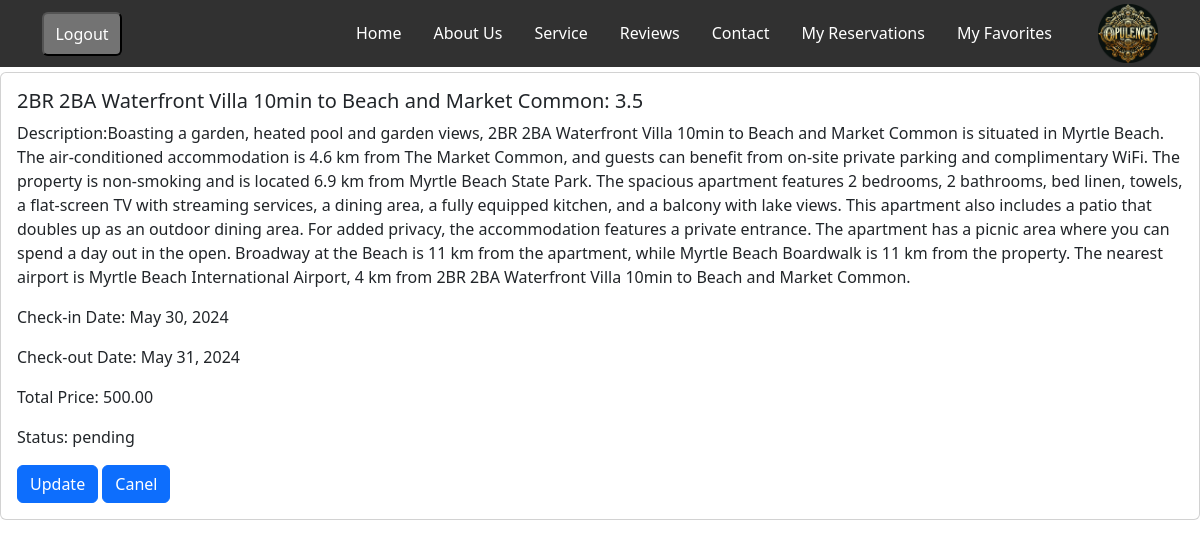
The app's page /res/res-details/5 (signed in) with its own data.
### reservations/models.py (models this page shows, shortened)
class Reservation(models.Model):
    user = models.ForeignKey(settings.AUTH_USER_MODEL, null=True, blank=True, on_delete=models.CASCADE)
    apartment = models.ForeignKey(Apartment, on_delete=models.CASCADE)
    check_in_date = models.DateField()
    check_out_date = models.DateField()
    total_price = models.DecimalField(max_digits=10, decimal_places=2)
    reservation_status = models.ForeignKey(ReservationStatus, on_delete=models.CASCADE,default=1)

class ReservationStatus(models.Model):
    status_name = models.CharField(max_length=100, unique=True)
    def __str__(self):
        return self.status_name

### apartments/models.py (models this page shows)
class Apartment(models.Model):
    category = models.ForeignKey(Category, on_delete=models.CASCADE)
    country=models.ForeignKey(Country,on_delete=models.SET_NULL,null=True,blank=True)
    city = models.ForeignKey(City, on_delete=models.CASCADE,null=True)
    actual_address=models.CharField(max_length=255,null=True)
    maps_link=models.CharField(max_length=255,null=True)
    apt_name = models.CharField(max_length=255)
    description = models.TextField()
    cover_image=models.ImageField(upload_to='covers/',null=True)
    district = models.CharField(max_length=30,null=True)
    is_active = models.BooleanField(default=True)
    is_booked = models.BooleanField(default=False)
    rooms = models.IntegerField(null=True)
    beds = models.IntegerField(null=True)
    bath_rooms = models.IntegerField(null=True)
    wifi = models.BooleanField(default=False)
    tv = models.BooleanField(default=False)
    price_per_night = models.DecimalField(max_digits=10, decimal_places=2)
    user = models.ForeignKey(settings.AUTH_USER_MODEL, null=True, blank=True, on_delete=models.CASCADE)
    created_at = models.DateTimeField(auto_now_add=True,null=True)
    updated_at = models.DateTimeField(auto_now=True,null=True)
    def average_rating(self) -> float:
        return Comment.objects.filter(apartment=self).aggregate(Avg("star_rating"))["star_rating__avg"] or 0
    def __str__(self):
        return f"{self.apt_name}: {self.average_rating()}"

### reservations/views.py (the view)
# urls.py: path("res-details/<int:pk>", ReservationDetailView.as_view(), name='detail-reserv'),
class ReservationDetailView(LoginRequiredMixin, DetailView):
    model = Reservation
    template_name = "reservations/res_detail.html"
    context_object_name = "reservation"
    def get_queryset(self):
        reservations = Reservation.objects.filter(user=self.request.user)
        return reservations
    def get(self, request, *args, **kwargs):
        queryset = self.get_queryset()
        if queryset.exists():
            return super().get(request, *args, **kwargs)
        else:
            return HttpResponseRedirect(reverse('error-url'))

### templates/reservations/res_detail.html (shortened to what this page needs)
{% extends "main_base.html" %}
{% block content %}
<br><br><br>
{% if reservation %}
      <div class="card">
        <div class="card-body">
          <h5 class="card-title">{{ reservation.apartment }}</h5>
          <p>Description:{{ reservation.apartment.description }}</p>
          <p>Check-in Date: {{ reservation.check_in_date }}</p>
          <p>Check-out Date: {{ reservation.check_out_date }}</p>
          <p>Total Price: {{ reservation.total_price }}</p>
          <p>Status: {{ reservation.reservation_status }}</p>
          {% if reservation.reservation_status.id == 1 %}
            <a href="{% url 'update-reserv' reservation.pk %}" class="btn btn-primary">Update</a>
            <a href="{% url 'cancel-reserv' reservation.pk %}" class="btn btn-primary">Canel</a>
          {% endif %}
        </div>
      </div>
{% else %}
                    <script>
                        window.location.href = "some-thing-wrong";
                    </script>
{% endif %}
{% endblock content %}

### BookingSystem/static/css/homePage.css (style rules this page uses)
* { margin: 0; padding: 0; }
:root { --main-color: #313131; --secondary-color: #737373; --hover-color: #7b6025; --secondary-golden-color: #a97510; }

### records on screen
Reservation: apartment "2BR 2BA Waterfront Villa 10min to Beach and Market Common: 3.5", apartment.description "Boasting a garden, heated pool and garden views, 2BR 2BA Waterfront Villa 10min to Beach and Market Common is situated in Myrtle Beach. The air-conditioned accommodation is 4.6 km from The Market Common, and guests can benefit from on-site private parking and complimentary WiFi. The property is non-smoking and is located 6.9 km from Myrtle Beach State Park. The spacious apartment features 2 bedrooms, 2 bathrooms, bed linen, towels, a flat-screen TV with streaming services, a dining area, a fully equipped kitchen, and a balcony with lake views. This apartment also includes a patio that doubles up as an outdoor dining area. For added privacy, the accommodation features a private entrance. The…", check_in_date "May 30, 2024", check_out_date "May 31, 2024", total_price "500.00", reservation_status "pending"
